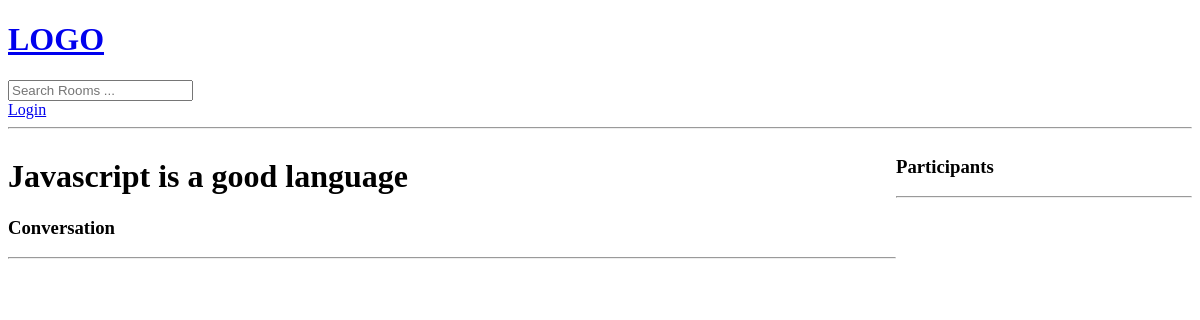
Before: /room/5 with the older database file.
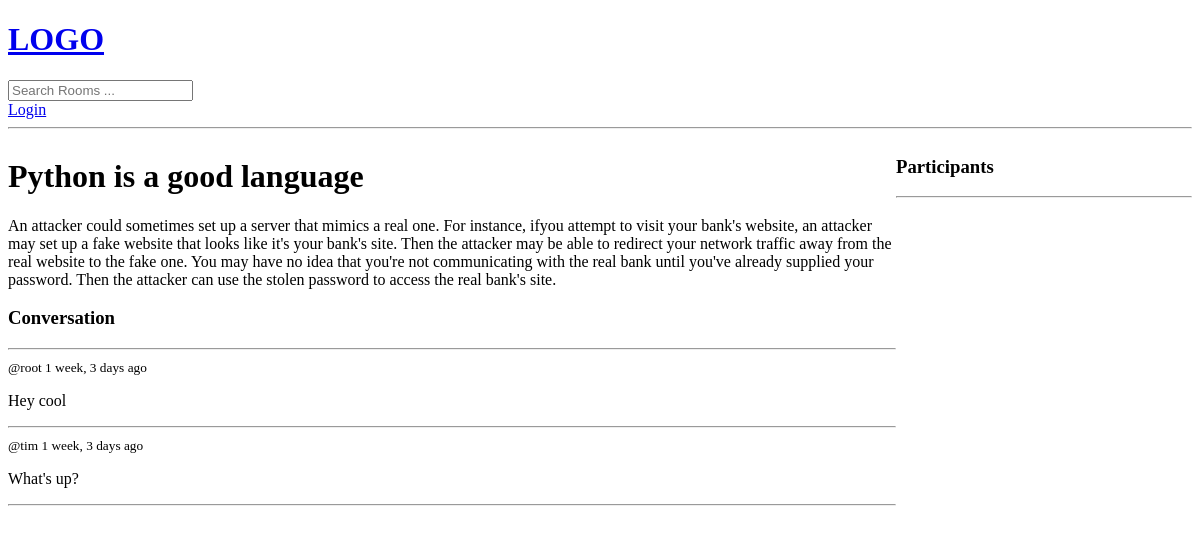
After: the same page with the newer database file.
### base/models.py (models this page shows, shortened)
class Room(models.Model):
    host = models.ForeignKey(User, on_delete=models.SET_NULL, null=True)
    topic = models.ForeignKey(Topic, on_delete=models.SET_NULL, null=True)
    name = models.CharField(max_length=200)
    description = models.TextField(null=True, blank=True)
    participants = models.ManyToManyField(User, related_name='participants', blank=True)
    updated = models.DateTimeField(auto_now=True) #datetime changes any time you update
    created = models.DateTimeField(auto_now_add=True)#datetime does not change once  datetime created
    class Meta:
        ordering = ['-updated', '-created'] #desending order because of - sign of(updated and created)

class Message(models.Model):
    user = models.ForeignKey(User, on_delete=models.CASCADE)
    room = models.ForeignKey(Room, on_delete=models.CASCADE)
    body = models.TextField()
    updated = models.DateTimeField(auto_now=True) #datetime changes any time you update
    created = models.DateTimeField(auto_now_add=True)#datetime does not change once  datetime created
    class Meta:
        ordering = ['-updated', '-created'] #desending order because of - sign of(updated and created)

### base/views.py (the view, shortened to what this page needs)
# urls.py: path('room/<str:pk>', views.room, name='room'),
def room(request, pk):
    room = Room.objects.get(id=pk)
    room_messages = room.message_set.all() #order_by('-created')this select all Message model from the room field inside Message model
    participants = room.participants.all()
    context = {'room':room, 'room_messages': room_messages, 'participants':participants}
    return render(request, 'base/room.html', context)

### base/templates/base/room.html (shortened to what this page needs)
{% extends 'main.html' %}
{% block content %}
<div class="room_container">
  <div>
      <h1> {{room.name}}</h1>
      <p>{{room.description}}</p>
      <div class="comment-wrapper">
         <h3>Conversation</h3>
         <hr>
         {% for message in room_messages %}
            <div>
               <small>@{{message.user}}  {{message.created|timesince}} ago</small>
               <p>{{message.body}}</p>
               <hr>
            </div>
         {% endfor %}
      </div>
  </div>
   <div>
      <h3>Participants</h3>
      <hr>
   </div>
 </div>
{% endblock %}

Changed rows visible on the page:
changed Room: name "Javascript is a good language" → "Python is a good language"; description (not shown) → "An attacker could sometimes set up a server that mimics a real one. For instance, ifyou attempt to visit your bank's website, an attacker may set up a fake website that looks like it's your bank's site. Then the attacker may be able to redirect your network traffic away from the real website to the fake one. You may have no idea that you're not communicating with the real bank until you've already supplied your password. Then the attacker can use the stolen password to access the real bank's site."
added Message: user "root", created "1 week, 3 days", body "Hey cool"
added Message: user "tim", created "1 week, 3 days", body "What's up?"
